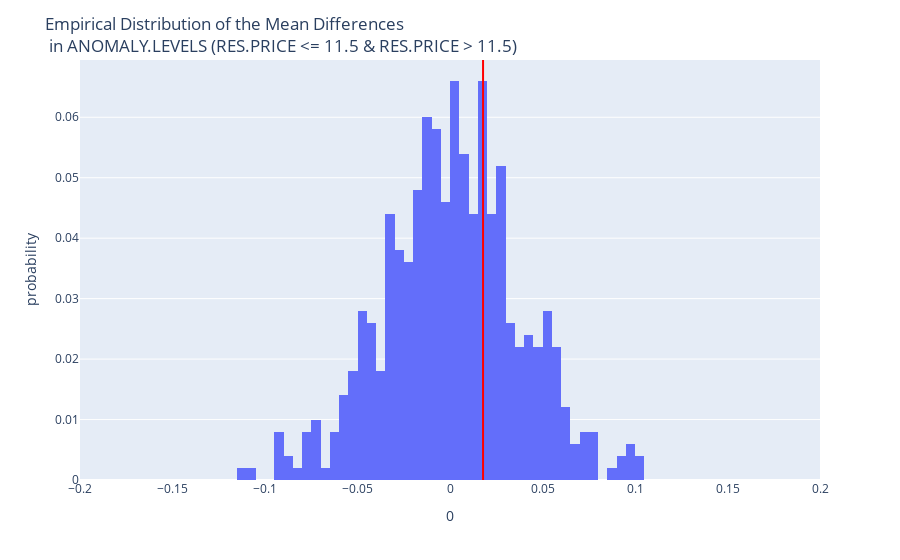

Notebook code for this chart:
### Markdown cell above
### Conclusion

After permutating and shuffling the groups 500 times. We have our observed statistic as well as our simulated difference. By plotting a histogram of the simulated differences against the actauly observed statistic we can answer our question from before.

### Code cell
fig = px.histogram(
    pd.DataFrame(differences), x=0, nbins=50, histnorm='probability', 
    title='Empirical Distribution of the Mean Differences <br> in ANOMALY.LEVELS (RES.PRICE <= 11.5 & RES.PRICE > 11.5)')
fig.add_vline(x=observed_difference, line_color='red')
fig.update_layout(xaxis_range=[-0.2, 0.2], margin=dict(t=60))

### Figure 1 — Plotly figure (JSON) as saved in the notebook; plotly's stock layout.template omitted (floating-point values rounded to 4 significant figures; data arrays with more than 128 entries replaced by an {"elided": "..."} marker saying what was removed)
{"data": [{"alignmentgroup": "True", "bingroup": "x", "histnorm": "probability", "hovertemplate": "0=%{x}<br>probability=%{y}<extra></extra>", "legendgroup": "", "marker": {"color": "#636efa", "pattern": {"shape": ""}}, "name": "", "nbinsx": 50, "offsetgroup": "", "orientation": "v", "showlegend": false, "type": "histogram", "x": {"elided": "500 float values"}, "xaxis": "x", "yaxis": "y"}], "layout": {"barmode": "relative", "legend": {"tracegroupgap": 0}, "margin": {"t": 60}, "shapes": [{"line": {"color": "red"}, "type": "line", "x0": 0.01787, "x1": 0.01787, "xref": "x", "y0": 0, "y1": 1, "yref": "y domain"}], "title": {"text": "Empirical Distribution of the Mean Differences <br> in ANOMALY.LEVELS (RES.PRICE <= 11.5 & RES.PRICE > 11.5)"}, "xaxis": {"anchor": "y", "domain": [0, 1], "range": [-0.2, 0.2], "title": {"text": "0"}}, "yaxis": {"anchor": "x", "domain": [0, 1], "title": {"text": "probability"}}}}
